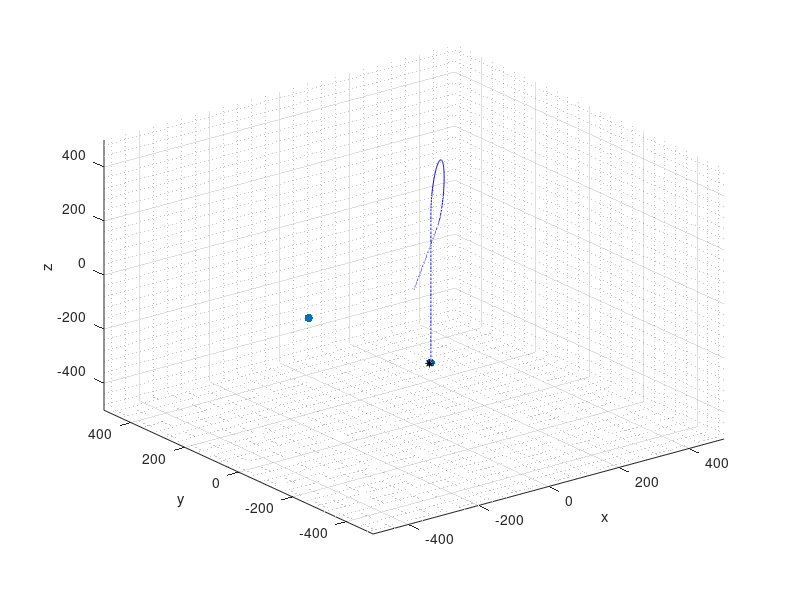

MATLAB code to generate this figure:
close all; clear; clc;
%% simulation settings ****************************************************
%SensorPos = [-300,0,0;-100 -100 -100];
SensorPos = [-300,0,0];
TargetPos = [0,0,0];
TargetSpeed = 10;
TargetRotSpeed = 5;
TimeRes = 0.5;
SimulationDuration = 150;
TargetTheta = 90;
TargetPhi = 45;


%% noise ******************************************************************
DistanceNoiseForm = 'Normal';
DistanceNoiseMu = 0;
DistanceNoiseSigma = 10;

AngleNoiseForm = 'Normal';
AngleNoiseMu = 0;
AngleNoiseSigma = 0;

%% help function **********************************************************
TransposeMatrix = @(Phi, Theta) [cosd(Phi).*sind(Theta); sind(Phi).*sind(Theta); cosd(Theta)];

%% main loop **************************************************************
t = 0:TimeRes:SimulationDuration;
figure
scatter3(SensorPos(:,1), SensorPos(:,2), SensorPos(:,3), 'filled', 'r');
axis([-500 500 -500 500 -500 500])
xlabel('x'); ylabel('y'); zlabel('z');
hold on
grid minor
for i = t
    if exist('ax1','var')                                                  % remove old plot
        pause(0.1)
        delete([ax1,ax2,ax3]);
    end
    ax1 = plot3(TargetPos(:,1), TargetPos(:,2), TargetPos(:,3), 'b');
    ax2 = scatter3(TargetPos(end,1), TargetPos(end,2), TargetPos(end,3), 'filled', 'b');
    
    TargetPos(end+1,:) = TargetPos(end,:) + (TimeRes*TargetSpeed.*TransposeMatrix(TargetPhi, TargetTheta))';
    
    % Target execute loop 
    if i > 40 && i < 40+54.5
       TargetTheta = TargetTheta - TimeRes*TargetRotSpeed;
    end
    
    % sensor prediction 
    PredictDistance = vecnorm(TargetPos(end,:)-SensorPos,2,2) + random(DistanceNoiseForm, DistanceNoiseMu, DistanceNoiseSigma);
    PredictAnglePhi = atan2d(TargetPos(end,2)-SensorPos(:,2),TargetPos(end,1)-SensorPos(:,1)) + random(AngleNoiseForm, AngleNoiseMu, AngleNoiseSigma);
    PredictAngleTheta = atan2d(norm(TargetPos(end,1:2)-SensorPos(:,1:2)),TargetPos(end,3)-SensorPos(:,3)) + random(AngleNoiseForm, AngleNoiseMu, AngleNoiseSigma);
    PredictTargetPos = SensorPos + PredictDistance.*reshape(TransposeMatrix(PredictAnglePhi, PredictAngleTheta),[],3);
    
    ax3 = plot3(PredictTargetPos(:,1), PredictTargetPos(:,2), PredictTargetPos(:,3), '*k'); 
end
